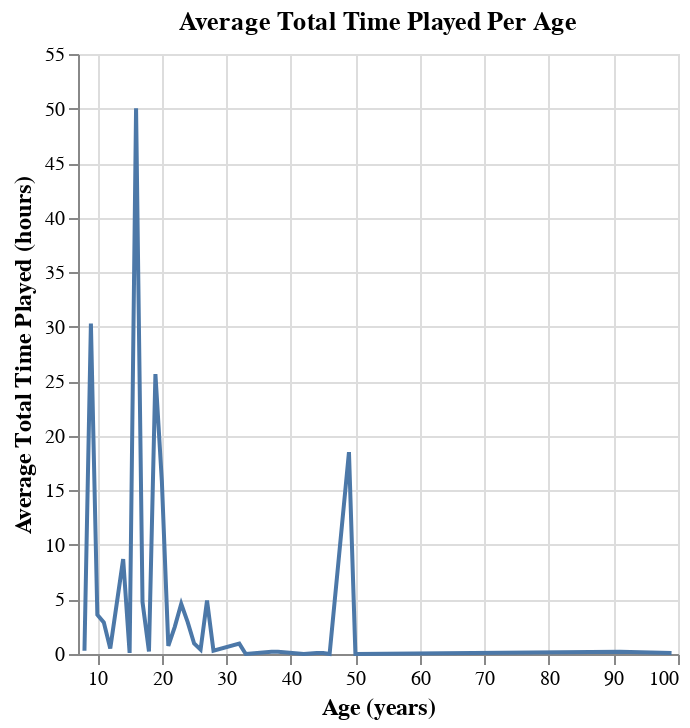

This figure's notebook cell:
### Markdown cell above
Many players play 0-1 hours. Researchers should define a "large" amount of data (eg. >1 hour)

### Code cell
players_mean = (
    players.groupby("age").mean("played_hours").reset_index()
)

players_scatterplot = (
    alt.Chart(players_mean, title="Average Total Time Played Per Age").mark_line().encode(
        x = alt.X("age").title("Age (years)").scale(domain=[7, 100]),
        y = alt.Y("played_hours").title("Average Total Time Played (hours)")
    )
    .configure_axis(titleFontSize=12)
)
players_scatterplot

### Figure 1 — Vega specification as saved in the notebook (floating-point values rounded to 4 significant figures)
{"$schema": "https://vega.github.io/schema/vega/v5.json", "data": [{"name": "source_0", "values": [{"age": 8, "played_hours": 0.3}, {"age": 9, "played_hours": 30.3}, {"age": 10, "played_hours": 3.6}, {"age": 11, "played_hours": 2.9}, {"age": 12, "played_hours": 0.5}, {"age": 14, "played_hours": 8.7}, {"age": 15, "played_hours": 0.1}, {"age": 16, "played_hours": 50.03}, {"age": 17, "played_hours": 4.757}, {"age": 18, "played_hours": 0.2286}, {"age": 19, "played_hours": 25.66}, {"age": 20, "played_hours": 15.83}, {"age": 21, "played_hours": 0.75}, {"age": 22, "played_hours": 2.487}, {"age": 23, "played_hours": 4.6}, {"age": 24, "played_hours": 2.92}, {"age": 25, "played_hours": 0.9667}, {"age": 26, "played_hours": 0.4}, {"age": 27, "played_hours": 4.9}, {"age": 28, "played_hours": 0.3}, {"age": 32, "played_hours": 0.95}, {"age": 33, "played_hours": 0.0}, {"age": 37, "played_hours": 0.2}, {"age": 38, "played_hours": 0.2}, {"age": 42, "played_hours": 0.0}, {"age": 44, "played_hours": 0.1}, {"age": 45, "played_hours": 0.1}, {"age": 46, "played_hours": 0.0}, {"age": 49, "played_hours": 18.5}, {"age": 50, "played_hours": 0.0}, {"age": 91, "played_hours": 0.2}, {"age": 99, "played_hours": 0.1}]}, {"name": "source_0_y_domain_played_hours", "values": [{"min": 0.0, "max": 50.03}]}], "marks": [{"type": "line", "name": "marks", "from": {"data": "source_0"}, "sort": {"field": "x"}, "encode": {"update": {"stroke": {"value": "#4c78a8"}, "y": {"field": "played_hours", "scale": "y"}, "x": {"field": "age", "scale": "x"}, "defined": {"signal": "isValid(datum[\"age\"]) && isFinite(+datum[\"age\"]) && isValid(datum[\"played_hours\"]) && isFinite(+datum[\"played_hours\"])"}}}, "style": ["line"]}], "scales": [{"name": "x", "type": "linear", "domain": [7, 100], "range": [0, {"signal": "width"}], "zero": false}, {"name": "y", "type": "linear", "domain": [{"signal": "(data(\"source_0_y_domain_played_hours\")[0] || {}).min"}, {"signal": "(data(\"source_0_y_domain_played_hours\")[0] || {}).max"}], "range": [{"signal": "height"}, 0], "nice": true, "zero": true}], "axes": [{"scale": "x", "labels": false, "ticks": false, "maxExtent": 0, "minExtent": 0, "zindex": 0, "orient": "bottom", "aria": false, "tickCount": {"signal": "ceil(width/40)"}, "gridScale": "y", "domain": false, "grid": true}, {"scale": "y", "domain": false, "tickCount": {"signal": "ceil(height/40)"}, "labels": false, "minExtent": 0, "orient": "left", "gridScale": "x", "ticks": false, "grid": true, "aria": false, "maxExtent": 0, "zindex": 0}, {"scale": "x", "zindex": 0, "orient": "bottom", "tickCount": {"signal": "ceil(width/40)"}, "title": "Age (years)", "grid": false, "labelOverlap": true, "labelFlush": true}, {"scale": "y", "grid": false, "orient": "left", "title": "Average Total Time Played (hours)", "labelOverlap": true, "tickCount": {"signal": "ceil(height/40)"}, "zindex": 0}], "title": {"text": "Average Total Time Played Per Age", "frame": "group"}, "style": "cell", "config": {"axis": {"titleFontSize": 12}}, "padding": 5, "background": "white", "width": 300, "height": 300}
